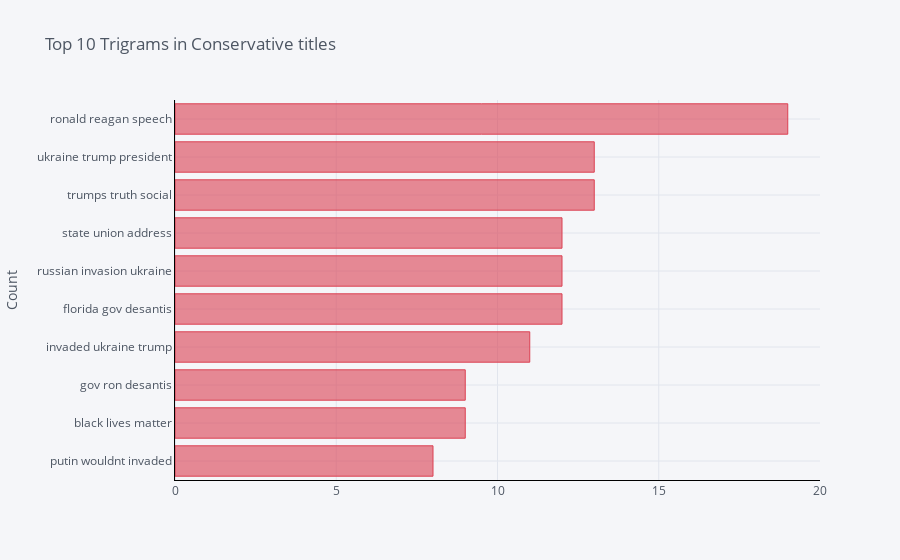
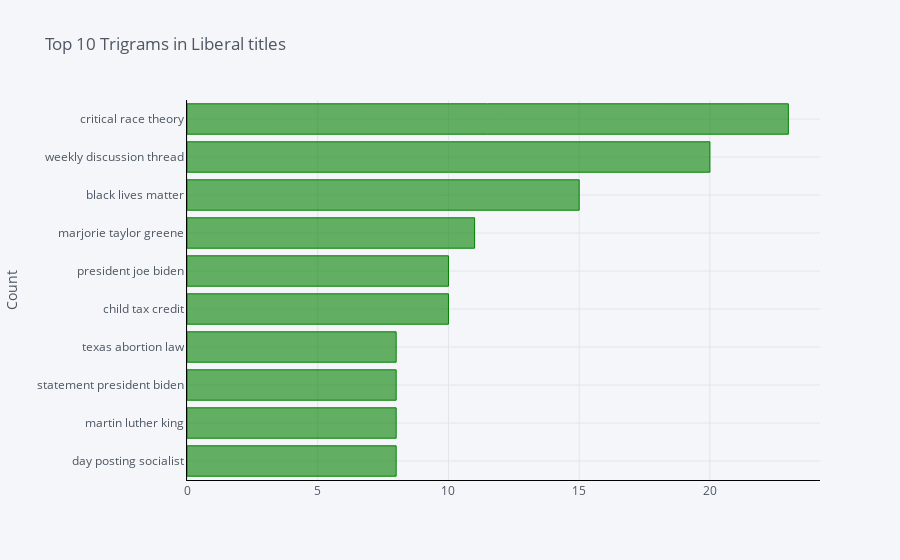

Source (notebook cell) for these figures, in order:
### Code cell
сon_trigrams = get_top_n_gram(df[df['politicallean'] == 0]['no_punctuation_no_stopwords'],(3,3),10)
lib_trigrams = get_top_n_gram(df[df['politicallean'] == 1]['no_punctuation_no_stopwords'],(3,3),10)

df1 = pd.DataFrame(сon_trigrams, columns = ['Text' , 'count'])
df1.groupby('Text').sum()['count'].sort_values(ascending=True).iplot(
    kind='bar', yTitle='Count', linecolor='black',color='red', title='Top 10 Trigrams in Conservative titles',orientation='h')

df2 = pd.DataFrame(lib_trigrams, columns = ['Text' , 'count'])
df2.groupby('Text').sum()['count'].sort_values(ascending=True).iplot(
    kind='bar', yTitle='Count', linecolor='black', color='green',title='Top 10 Trigrams in Liberal titles',orientation='h')

### Figure 1 — Plotly figure (JSON) as saved in the notebook; plotly's stock layout.template omitted (floating-point values rounded to 4 significant figures)
{"data": [{"marker": {"color": "rgba(219, 64, 82, 0.6)", "line": {"color": "rgba(219, 64, 82, 1.0)", "width": 1}}, "name": "count", "orientation": "h", "text": "", "type": "bar", "x": [8, 9, 9, 11, 12, 12, 12, 13, 13, 19], "y": ["putin wouldnt invaded", "black lives matter", "gov ron desantis", "invaded ukraine trump", "florida gov desantis", "russian invasion ukraine", "state union address", "trumps truth social", "ukraine trump president", "ronald reagan speech"]}], "layout": {"legend": {"bgcolor": "#F5F6F9", "font": {"color": "#4D5663"}}, "paper_bgcolor": "#F5F6F9", "plot_bgcolor": "#F5F6F9", "title": {"font": {"color": "#4D5663"}, "text": "Top 10 Trigrams in Conservative titles"}, "xaxis": {"gridcolor": "#E1E5ED", "linecolor": "black", "showgrid": true, "tickfont": {"color": "#4D5663"}, "title": {"font": {"color": "#4D5663"}, "text": ""}, "zerolinecolor": "#E1E5ED"}, "yaxis": {"gridcolor": "#E1E5ED", "linecolor": "black", "showgrid": true, "tickfont": {"color": "#4D5663"}, "title": {"font": {"color": "#4D5663"}, "text": "Count"}, "zerolinecolor": "#E1E5ED"}}}

### Figure 2 — Plotly figure (JSON) as saved in the notebook; plotly's stock layout.template omitted (floating-point values rounded to 4 significant figures)
{"data": [{"marker": {"color": "rgba(0, 128, 0, 0.6)", "line": {"color": "rgba(0, 128, 0, 1.0)", "width": 1}}, "name": "count", "orientation": "h", "text": "", "type": "bar", "x": [8, 8, 8, 8, 10, 10, 11, 15, 20, 23], "y": ["day posting socialist", "martin luther king", "statement president biden", "texas abortion law", "child tax credit", "president joe biden", "marjorie taylor greene", "black lives matter", "weekly discussion thread", "critical race theory"]}], "layout": {"legend": {"bgcolor": "#F5F6F9", "font": {"color": "#4D5663"}}, "paper_bgcolor": "#F5F6F9", "plot_bgcolor": "#F5F6F9", "title": {"font": {"color": "#4D5663"}, "text": "Top 10 Trigrams in Liberal titles"}, "xaxis": {"gridcolor": "#E1E5ED", "linecolor": "black", "showgrid": true, "tickfont": {"color": "#4D5663"}, "title": {"font": {"color": "#4D5663"}, "text": ""}, "zerolinecolor": "#E1E5ED"}, "yaxis": {"gridcolor": "#E1E5ED", "linecolor": "black", "showgrid": true, "tickfont": {"color": "#4D5663"}, "title": {"font": {"color": "#4D5663"}, "text": "Count"}, "zerolinecolor": "#E1E5ED"}}}
